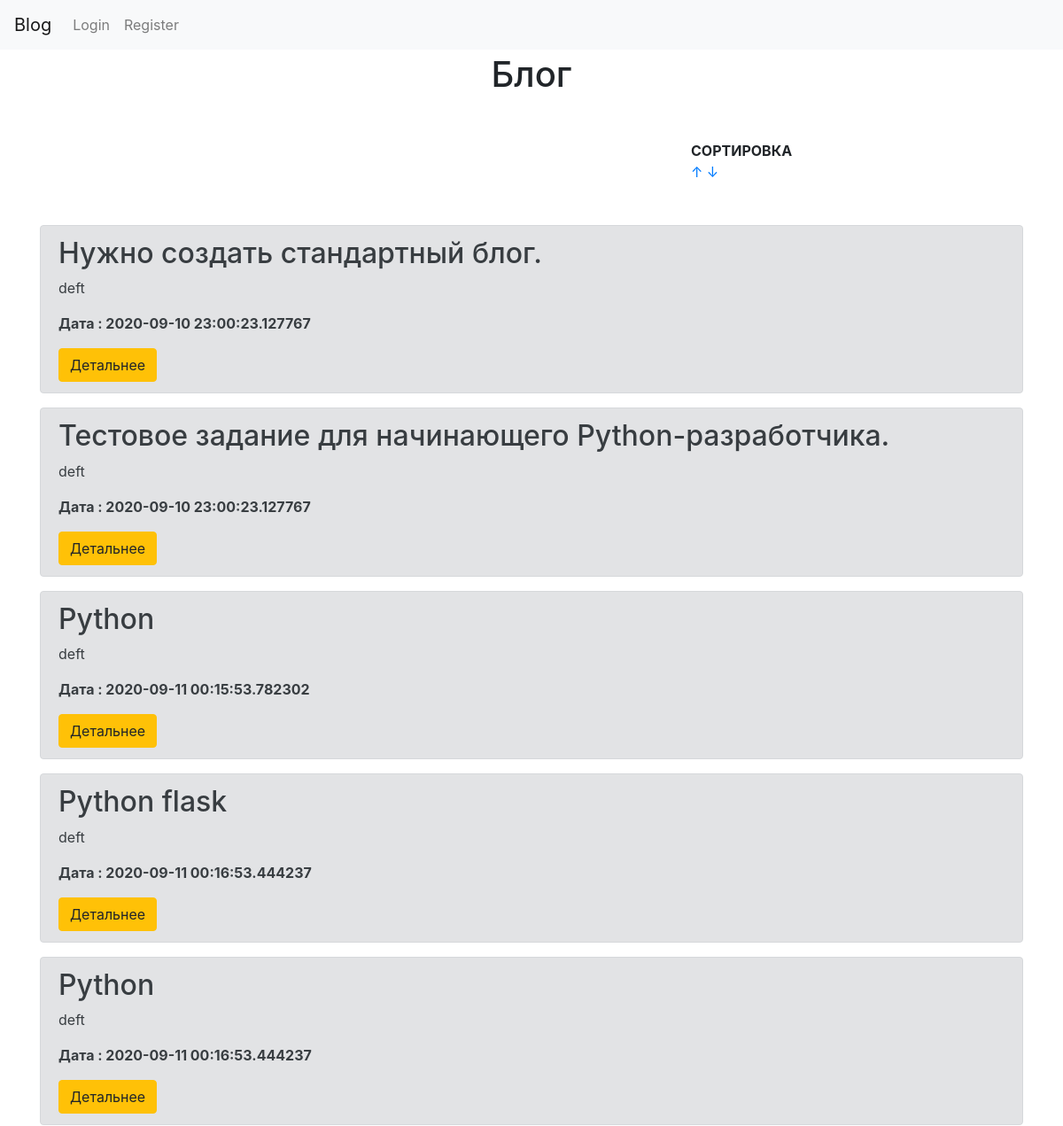
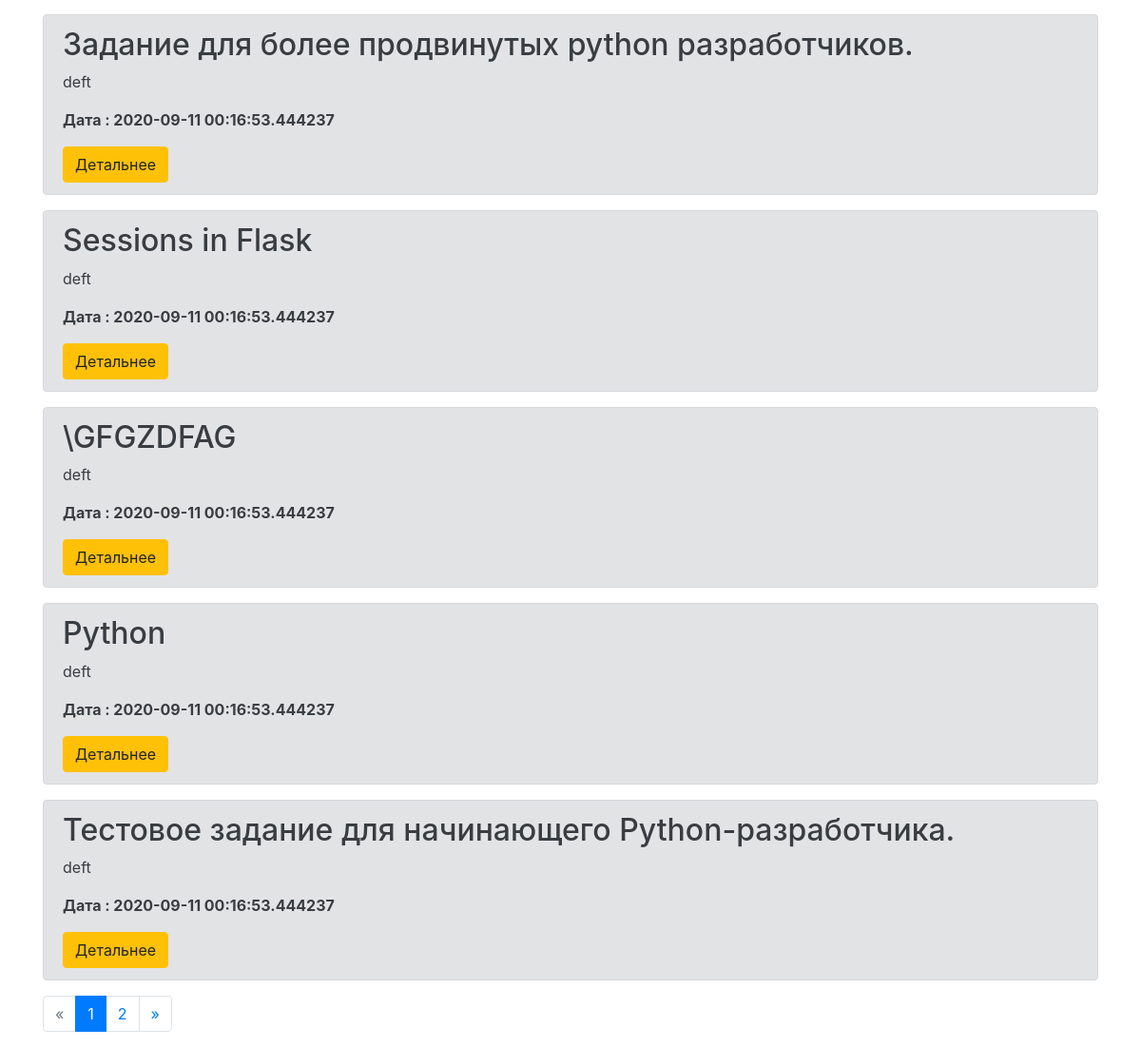
Page /?sort=1 on the committed database (2 pictures, top to bottom).
### app.py (models this page shows, shortened)
class Article(db.Model):
    id=db.Column(db.Integer,primary_key=True)
    Authors=db.Column(db.String(50), nullable = False)
    Header=db.Column(db.String(300), nullable = False)
    content = db.Column(db.String(1500), nullable = False)
    img1=db.Column(db.String(248), nullable=True)
    creationData=db.Column(db.DateTime,default=datetime.now())
    tagi= db.relationship('Tag',backref='tags',lazy='dynamic')

### app.py (the view)
@app.route('/')
def index():
    sort = request.args.get('sort')
    page=request.args.get('page')
    articles = Article.query.order_by(Article.creationData.desc())
    if sort is not None:
        if sort == '1':
            articles = Article.query.order_by(Article.creationData)
        elif sort == '2':
            articles = Article.query.order_by(Article.creationData.desc())
    if page and page.isdigit():
        page=int(page)
    else:
        page=1
    pages=articles.paginate(page=page,per_page=10)
    return render_template('index.html',articles=articles,pages =pages)

### templates/index.html (shortened to what this page needs)
        {% extends "base.html" %}
        {% block content %}
    <div class="container">
        <h1 class="text-center mt-1"> Блог </h1>
            </div>
    <div class="row" style= margin-top:50px;margin-left:315px>
        <div class="col-md-2 offset-md-6">
            <span><b>СОРТИРОВКА</b></span>
            <a href="/?sort=1">&uarr;</a>
            <a href="/?sort=2">&darr;</a>
        </div>
</div>
<div class="container mt-5">
    {%for art in pages.items%}
    <div class="alert alert-secondary">
        <h2>{{art.Header}}</h2>
        <p>{{ art.Authors}}</p>
        <p><b>Дата : {{art.creationData}}</b></p>
        <a href="/show?id={{ art.id }}"class="btn btn-warning"> Детальнее </a>
    </div>
    {%endfor%}
            <nav aria-label="...">
                <ul class="pagination">
                  <li {%if not pages.prev_num%} class="page-item disabled" {%else%} class="page-item " {%endif%}>
                    <a class="page-link" href='./?page={{pages.prev_num}}' tabindex="-1">«</a>
                  </li>
                  {%for page in pages.iter_pages() %}
                  {%if  page==pages.page%} <li class="page-item active">{%endif%}
                      {%if page %}
                    <a class="page-link" href="./?page={{page}}">{{page}} <span class="sr-only">(current)</span></a>
                  </li>
                  {%else%}
                  <li class="page-item disabled"><a class="page-link" href="">...</a></li>
                  {%endif%}
                  {% endfor %}
                  <li {%if not pages.next_num%} class="page-item disabled" {%else%} class="page-item " {%endif%}>
                      <a class="page-link" href="./?page={{pages.next_num}}">»</a>
                  </li>
              </ul>
              </nav>        </div>
{% endblock %}

### rows in the picture
Article: Header "Нужно создать стандартный блог.", Authors "deft", creationData "2020-09-10 23:00:23.127767"
Article: Header "Тестовое задание для начинающего Python-разработчика.", Authors "deft", creationData "2020-09-10 23:00:23.127767"
Article: Header "Python", Authors "deft", creationData "2020-09-11 00:15:53.782302"
Article: Header "Python flask", Authors "deft", creationData "2020-09-11 00:16:53.444237"
Article: Header "Python", Authors "deft", creationData "2020-09-11 00:16:53.444237"
Article: Header "Задание для более продвинутых python разработчиков.", Authors "deft", creationData "2020-09-11 00:16:53.444237"
Article: Header "Sessions in Flask", Authors "deft", creationData "2020-09-11 00:16:53.444237"
Article: Header "\\GFGZDFAG", Authors "deft", creationData "2020-09-11 00:16:53.444237"
Article: Header "Python", Authors "deft", creationData "2020-09-11 00:16:53.444237"
Article: Header "Тестовое задание для начинающего Python-разработчика.", Authors "deft", creationData "2020-09-11 00:16:53.444237"

### other values in the picture
{{ page }} "1" "2"
